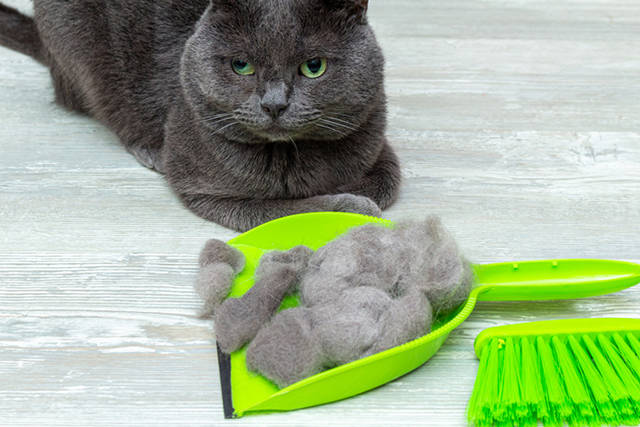
#> input picture cat_image_10.jpg, 640 x 427 px; its folder holds only this picture in this run
$ python insert_logo_chap5_4.py . cat_image_10.jpg
#> lines starting #> are read from the running program, lines starting #| are printed output that depends on the picture
#-*-coding:'euc-kr'
"""
Author : Byunghyun Ban
GitHub : https://github.com/needleworm
Book : 6개월 치 업무를 하루 만에 끝내는 업무 자동화
Last Modification : 2020.02.13.
"""
import time
import os
from PIL import Image
import sys

# 작업 시작 메시지를 출력합니다.
print("Process Start.")

# 시작 시점의 시간을 기록합니다.
start_time = time.time()

# 사진이 저장된 폴더명을 입력받습니다.
directory = sys.argv[1]

# 사진에 삽입할 로고 파일을 입력받습니다.
logo_filename = sys.argv[2]

# 결과물을 저장할 폴더를 생성합니다.
out_dir ="images_with_logo"
if out_dir not in os.listdir():
    os.mkdir(out_dir)


# 폴더의 내용물을 열람해 목록을 생성합니다.
input_files = os.listdir(directory)

# 로고 파일을 불러옵니다.
logo = Image.open(logo_filename)
#> logo is the input picture: PIL image 640x427 RGB; mean R, G, B 158.6, 176.8, 144.3
logo_x, logo_y = logo.size
#> logo_x = 640; logo_y = 427

# input_files에 저장된 파일 이름을 한 번에 하나씩 불러옵니다.
for filename in input_files:
    # 간혹 이미지 파일이 아닌 파일이 섞여있을 수 있습니다. 이걸 걸러냅니다.
    exp = filename.strip().split('.')[-1]
    if exp not in "JPG jpg JPEG jpeg PNG png BMP bmp":
        continue

    # 이미지를 불러옵니다.
    image = Image.open(directory + "/" + filename)

    # 이미지의 크기를 알아냅니다.
    Xdim, Ydim = image.size
#> Xdim = 640; Ydim = 427

    # 로고파일을 이미지에 맞게 적당히 확대/축소합니다.
    # 이미지와 로고의 가로/세로 비율이 다르기 때문에 비례식을 사용해야 합니다.
    # 초등학교 교과과정입니다. 따라서 어려워 보인다면 착각입니다. 아무튼 쉬운겁니다.

    # 이 경우 로고의 X축 길이가 이미지에 비해서 좀 깁니다.
    if logo_x / Xdim > logo_y / Ydim:
        # 로고의 x축 길이를 이미지의 x축 길이의 1/5로 조절합니다.
        new_logo_x = int(Xdim/5)
        # 로고의 y축 길이는 비례식으로 계산합니다.
        # new_logo_y : logo_y = new_logo_x : logo_x
        # 간단합니다. 초등학교때 다들 배웠습니다.
        new_logo_y = int(logo_y * (new_logo_x / logo_x))
    # 로고의 y축 길이가 이미지에 비해 긴 경우 반대로 합니다.
    else:
        new_logo_y = int(Ydim / 5)
#> new_logo_y = 85
        new_logo_x = int(logo_x * (new_logo_y / logo_y))
#> new_logo_x = 127

    # 이미지 크기에 맞게 축소/확대된 로고입니다.
    resized_logo = logo.resize((new_logo_x, new_logo_y))
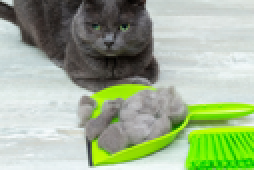
#> resized_logo: PIL image 127x85 RGB (shown 2 times larger); mean R, G, B 158.6, 176.8, 144.3

    # 입력받은 사진에 로고를 삽입합니다. 적당한 위치에 말이죠.
    # 대충 여백을 2%정도 주면 적당하겠죠? 이건 여러분의 취향에 달려 있습니다.
#> (the run stopped early here; a loop or call above may not have finished)

$ run again, on cat_image_18.jpg
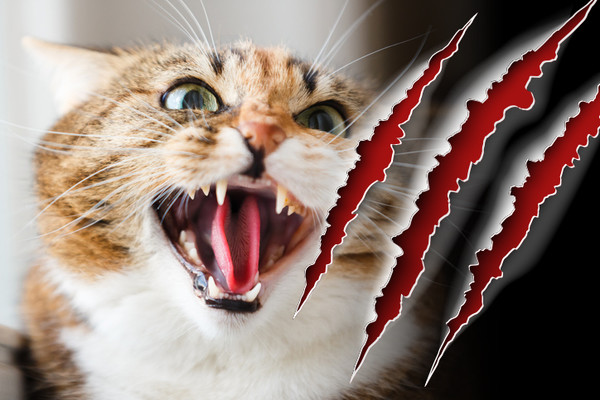
#> input picture cat_image_18.jpg, 600 x 400 px
#> logo is the input picture: PIL image 600x400 RGB; mean R, G, B 141.2, 121.2, 113
#> `resized_logo = logo.resize((new_logo_x, new_logo_y))`:
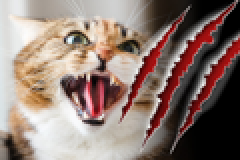
#> resized_logo: PIL image 120x80 RGB (shown 2 times larger); mean R, G, B 141.2, 121.2, 113

$ run again, on cat_image_2.jpg
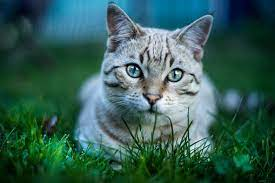
#> input picture cat_image_2.jpg, 275 x 183 px
#> logo is the input picture: PIL image 275x183 RGB; mean R, G, B 52.6, 93.3, 84.2
#> `resized_logo = logo.resize((new_logo_x, new_logo_y))`:
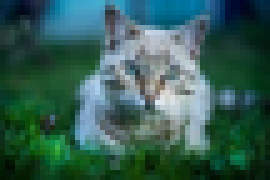
#> resized_logo: PIL image 54x36 RGB (shown 5 times larger); mean R, G, B 52.6, 93.3, 84.2

$ run again, on cat_image_21.jpg
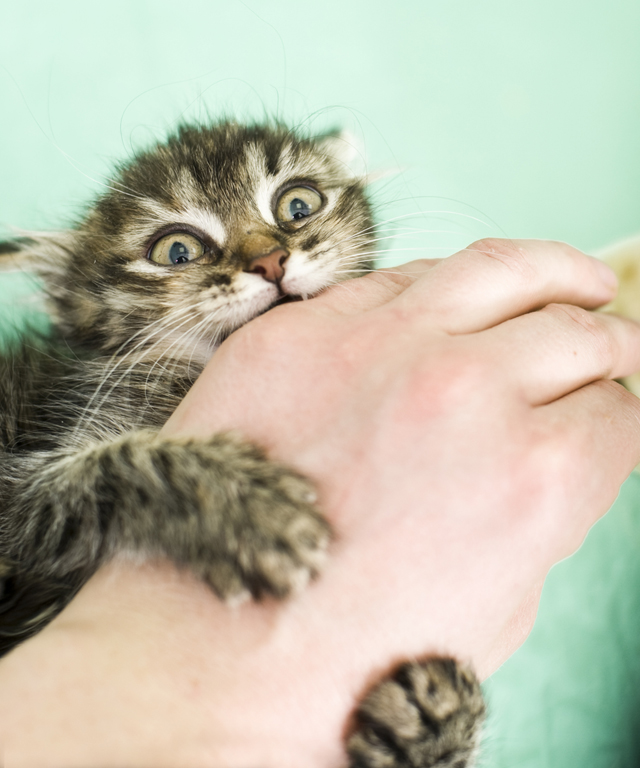
#> input picture cat_image_21.jpg, 640 x 768 px
#> logo is the input picture: PIL image 640x768 RGB; mean R, G, B 190.5, 189.1, 170.2
#> `resized_logo = logo.resize((new_logo_x, new_logo_y))`:
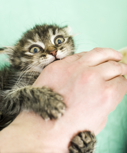
#> resized_logo: PIL image 127x153 RGB; mean R, G, B 190.5, 189.1, 170.2

$ run again, on cat_image_14.jpg
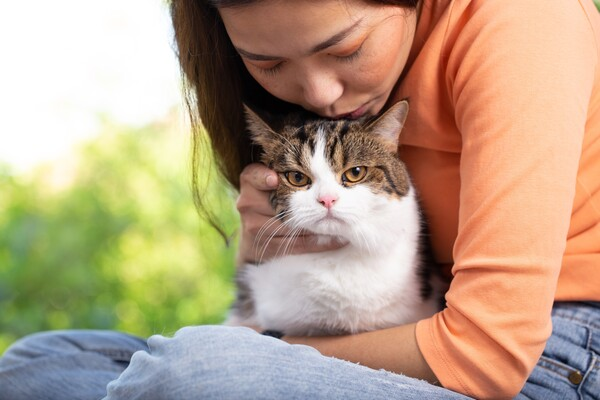
#> input picture cat_image_14.jpg, 600 x 400 px
#> logo is the input picture: PIL image 600x400 RGB; mean R, G, B 184.8, 161.1, 134.3
#> `resized_logo = logo.resize((new_logo_x, new_logo_y))`:
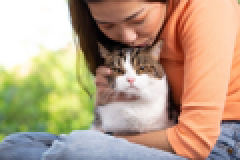
#> resized_logo: PIL image 120x80 RGB (shown 2 times larger); mean R, G, B 184.8, 161.1, 134.3
